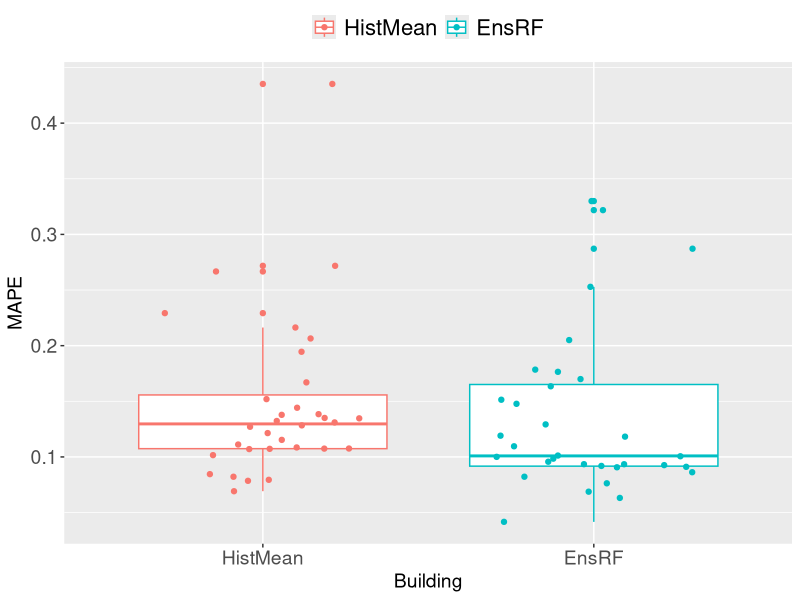
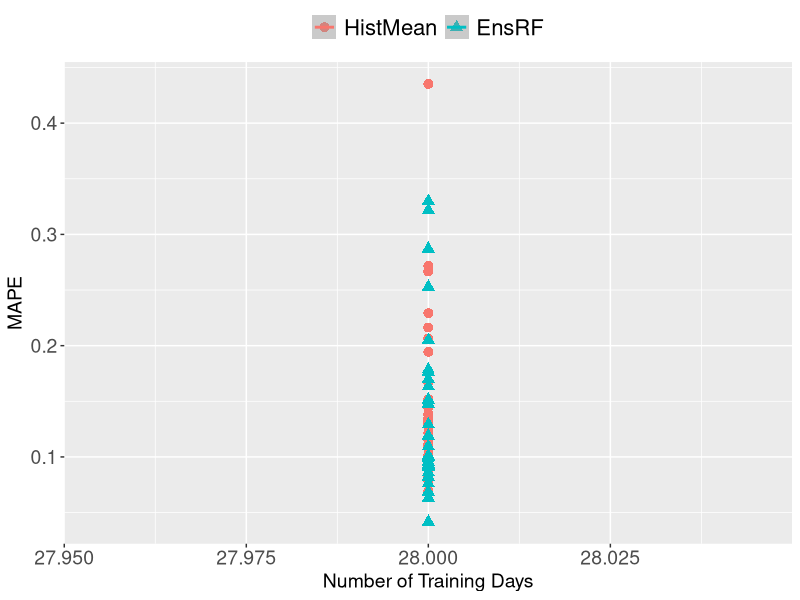
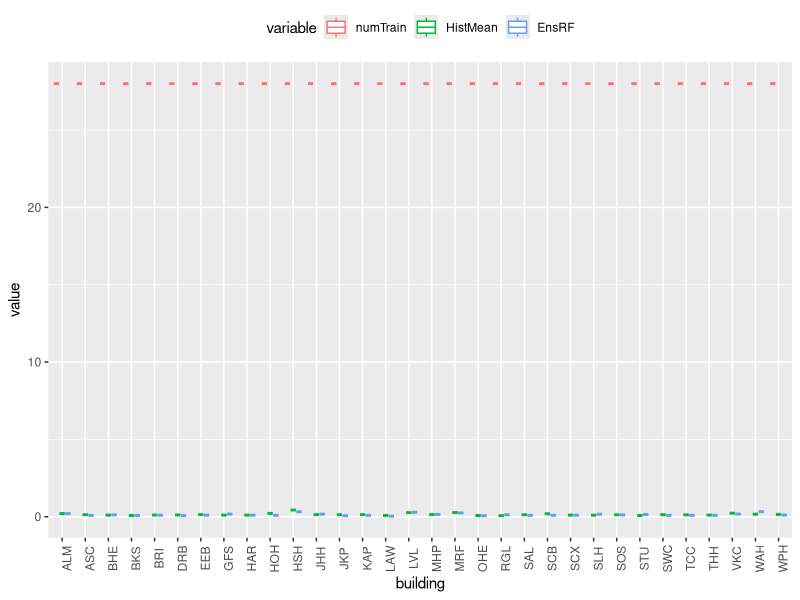

These charts were generated, in order, by the following R code:
# plot histogram of events per building

library(ggplot2)
library(reshape2)
library(plyr)

setwd("~/Desktop/curtailment/MAPE/mape-ws/")
filesWS = list.files(pattern="*.csv")
numFiles = length(filesWS)

setwd("~/Desktop/curtailment/MAPE/")
errors = read.csv("avg-mapes.csv", head = TRUE)
errors = errors[1:32,]

#----------------------------
# 1. single box plot per model

# frame the data
df = data.frame(building = as.character(errors$building),
                HistMean = errors$Histmean,
                EnsRF = errors$EnsRF)

df1 = melt(df, id="building")
g1 = ggplot(df1, aes(variable, value, color = variable)) +
  geom_boxplot() + 
  geom_jitter(position = position_jitter(width = .3))

g2 = g1 + xlab("Building") + ylab("MAPE") +
  theme(legend.position = "top") +
  theme(legend.title = element_blank())

g3 = g2 + theme(legend.text = element_text(size = 16)) +
  theme(axis.title = element_text(size=14)) +
  theme(axis.text = element_text(size=14))
g3
#-----------------------
#2. scatter plot: MAPE vs #events in training data

# frame the data
df = data.frame(building = as.character(errors$building),
                numTrain = errors$numTrainDays,
                HistMean = errors$Histmean,
                EnsRF = errors$EnsRF)
df1 = melt(df, id = c("building","numTrain"))
g1 = ggplot(df1) + 
      geom_point(size=3,
                 aes(numTrain,value,
                     color = variable,
                     shape = variable)) +
      geom_smooth(method=lm, aes(x=numTrain, y=value, color = variable)) 
g2 = g1 + xlab("Number of Training Days") + ylab("MAPE") +
  theme(legend.position = "top") +
  theme(legend.title = element_blank())

g3 = g2 + theme(legend.text = element_text(size = 16)) +
  theme(axis.title = element_text(size=14)) +
  theme(axis.text = element_text(size=14))
g3

#-----------------------
# 4. Paired boxplots
df1 = melt(df, id="building")
g1 = ggplot(df1) +
  geom_boxplot(aes(x=building, y=value,color=variable)) + 
  theme(axis.text.x = element_text(angle=90, vjust=1)) + 
  theme(legend.position = "top")
g1  
#---------------------------
#g1 = ggplot(df1, aes(x = building, y = value)) +
#  geom_boxplot() 
#g1
#geom_path(alpha = 0.9)
